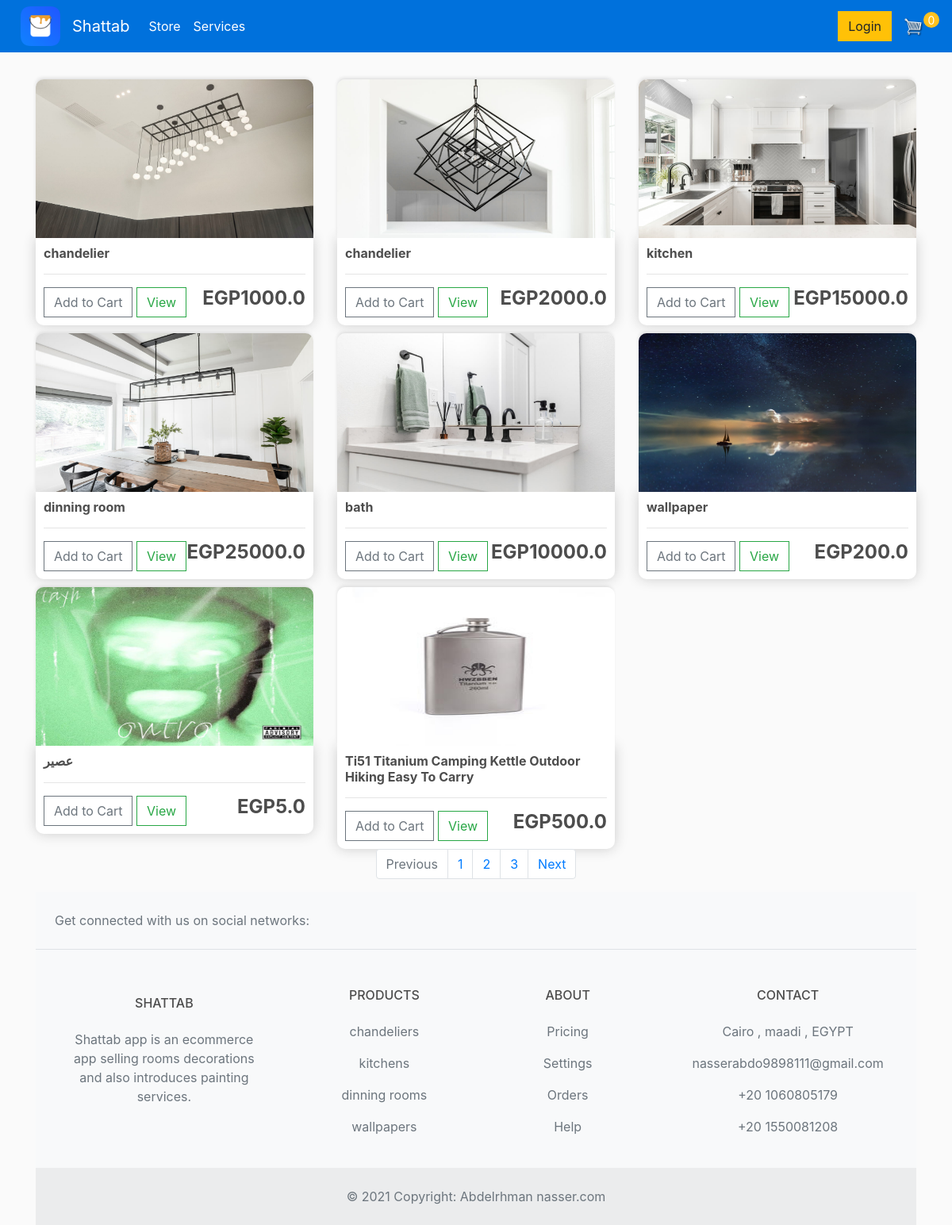
The page / on the database its author committed.
### store/models.py (models this page shows, shortened)
class Product(models.Model):
    name = models.CharField(max_length=200)
    price = models.FloatField()
    digital = models.BooleanField(default=False, null=True, blank=True)
    image = models.ImageField(null=True, blank=True)

### store/views.py (the view)
# urls.py: path('', include('store.urls')),
def store(request):
    data = cartData(request)
    cartItems = data['cartItems']
    order = data['order']
    items = data['items']
    products = Product.objects.all()
    context = {'products': products, 'cartItems': cartItems}
    return render(request, 'store/store.html', context)

### store/utils.py (called while the page is built, shortened)
def cookieCart(request):
	try:
		cart = json.loads(request.COOKIES['cart'])
	except:
		cart = {}
		print('CART:', cart)
	items = []
	order = {'get_cart_total':0, 'get_cart_items':0, 'shipping':False}
	cartItems = order['get_cart_items']
	return {'cartItems':cartItems ,'order':order, 'items':items}

def cartData(request):
	if request.user.is_authenticated:
		customer = request.user.customer
		order, created = Order.objects.get_or_create(customer=customer, complete=False)
		items = order.orderitem_set.all()
		cartItems = order.get_cart_items
	else:
		cookieData = cookieCart(request)
		cartItems = cookieData['cartItems']
		order = cookieData['order']
		items = cookieData['items']
	return {'cartItems':cartItems ,'order':order, 'items':items}

### ShattabApp/Templates/store/store.html (shortened to what this page needs)
{% extends 'store/main.html' %}
{% load static %}
{% block content %}
<main>
<div class="row">
    {% for product in products %}
    <div class="col-lg-4">
        <img class="thumbnail" src="{{product.image.url}}">
        <div class="box-element product">
            <h6><strong>{{product.name}}</strong></h6>
            <hr>
            <button  data-product={{product.id}} data-action="add" class="btn btn-outline-secondary add-btn update-cart">Add to Cart</button>
            <a class="btn btn-outline-success" href="#">View</a>
            <h4 style="display: inline-block; float: right"><strong>EGP{{product.price}}</strong></h4>
        </div>
    </div>
    {%endfor%}
</div>
</main>
<nav aria-label="Page navigation example">
    <ul class="pagination justify-content-center">
        <li class="page-item disabled">
            <a class="page-link" href="#" tabindex="-1" aria-disabled="true">Previous</a>
        </li>
        <li class="page-item"><a class="page-link" href="#">1</a></li>
        <li class="page-item"><a class="page-link" href="#">2</a></li>
        <li class="page-item"><a class="page-link" href="#">3</a></li>
        <li class="page-item">
            <a class="page-link" href="#">Next</a>
        </li>
    </ul>
</nav>
<footer class="text-center text-lg-start bg-light text-muted">
    <section
            class="d-flex justify-content-center justify-content-lg-between p-4 border-bottom"
    >
        <div class="me-5 d-none d-lg-block">
            <span>Get connected with us on social networks:</span>
        </div>
    </section>
    <section class="">
        <div class="container text-center text-md-start mt-5">
            <div class="row mt-3">
                <div class="col-md-3 col-lg-4 col-xl-3 mx-auto mb-4">
                    <h6 class="text-uppercase fw-bold mb-4">
                        SHATTAB
                    </h6>
                    <p>
                        Shattab app is an ecommerce app selling rooms decorations and also introduces painting services.
                    </p>
                </div>
                <div class="col-md-2 col-lg-2 col-xl-2 mx-auto mb-4">
                    <h6 class="text-uppercase fw-bold mb-4">
                        Products
                    </h6>
                    <p>
                        <a href="#!" class="text-reset">chandeliers</a>
                    </p>
                    <p>
                        <a href="#!" class="text-reset">kitchens</a>
                    </p>
                    <p>
                        <a href="#!" class="text-reset">dinning rooms</a>
                    </p>
                    <p>
                        <a href="#!" class="text-reset">wallpapers </a>
                    </p>
                </div>
                <div class="col-md-3 col-lg-2 col-xl-2 mx-auto mb-4">
                    <h6 class="text-uppercase fw-bold mb-4">
                        ABOUT
                    </h6>
                    <p>
                        <a href="#!" class="text-reset">Pricing</a>
                    </p>
                    <p>
                        <a href="#!" class="text-reset">Settings</a>
                    </p>
                    <p>
                        <a href="#!" class="text-reset">Orders</a>
                    </p>
                    <p>
                        <a href="#!" class="text-reset">Help</a>
                    </p>
                </div>
                <div class="col-md-4 col-lg-3 col-xl-3 mx-auto mb-md-0 mb-4">
                    <h6 class="text-uppercase fw-bold mb-4">
                        Contact
                    </h6>
                    <p> Cairo , maadi , EGYPT</p>
                    <p>
                        nasserabdo9898111@gmail.com
                    </p>
                    <p> +20 1060805179</p>
                    <p> +20 1550081208</p>
                </div>
            </div>
        </div>
    </section>
    <div class="text-center p-4" style="background-color: rgba(0, 0, 0, 0.05);">
        © 2021 Copyright:
        <a class="text-reset fw-bold" href="https://mdbootstrap.com/">Abdelrhman nasser.com</a>
    </div>
</footer>
{% endblock content %}

### ShattabApp/Templates/store/main.html (shortened to what this page needs)
<!DOCTYPE html>
{% load static %}
<html>
<head>
    <link rel="stylesheet" href="https://stackpath.bootstrapcdn.com/bootstrap/4.4.1/css/bootstrap.min.css">
    <link rel="stylesheet" type="text/css" href="{% static 'css/main.css' %}">
</head>
<body>
<nav class="navbar navbar-expand-lg navbar-dark bg-dark">
    <div class="form-inline my-2 my-lg-0">
        <a href="{% url 'store' %}">
            <img  id="icon" src="{% static 'images/icon.png' %}">
        </a>
    </div>
    <a class="navbar-brand" href="{% url 'store' %}">Shattab</a>
    <div class="collapse navbar-collapse" id="navbarSupportedContent">
        <ul class="navbar-nav mr-auto">
            <li class="nav-item active">
                <a class="nav-link" href="{% url 'store' %}">Store <span class="sr-only">(current)</span></a>
            </li>
            <li class="nav-item active">
                <a class="nav-link" href="{% url 'services' %}">Services <span class="sr-only">(current)</span></a>
            </li>
        </ul>
        {% if request.user.is_authenticated %}
        <span class="hello-msg">Hello, {{request.user}}</span>
        <span ><a  class="hello-msg" href="{% url 'logout' %}">Logout</a></span>
        {% else %}
        <a href="{% url 'login' %}"class="btn btn-warning"style="visibility: visible;">Login</a>
        {% endif %}
        <div class="form-inline my-2 my-lg-0">
            <a href="{% url 'cart' %}">
                <img  id="cart-icon" src="{% static 'images/cart.png' %}">
            </a>
            <p id="cart-total">{{cartItems}}</p>
        </div>
    </div>
</nav>
<div class="container">
    <br>
    {% block content %}
    {% endblock content %}
</div>
</body>
</html>

### static/css/main.css (style rules this page uses)
body { background-color: hsl(0, 0%, 98%); }
h1,h2,h3,h4,h5,h6 { color:hsl(0, 0%, 30%); }
.box-element { box-shadow:hsl(0, 0%, 80%) 0 0 16px; background-color: #fff; padding: 10px; border-radius: 4px; }
.thumbnail { width: 100%; height: 200px; -webkit-box-shadow: -1px -3px 5px -2px rgba(214,214,214,1); -moz-box-shadow: -1px -3px 5px -2px rgba(214,214,214,1); box-shadow: -1px -3px 5px -2px rgba(214,214,214,1); border-radius: 10px 10px 0 0; }
.product { border-radius: 0 0 10px 10px; }
.bg-dark { background-color: #0071dc !important; }
#icon { width:50px; display: inline-block; margin-left: 10px; margin-right: 15px; }
#cart-icon { width:25px; display: inline-block; margin-left: 15px; }
#cart-total { display: block; text-align: center; color:#fff; background-color: #ffc220; width: 20px; height: 20px; border-radius: 50%; font-size: 14px; }
.col-lg-4, .col-lg-6, .col-lg-8, .col-lg-12 { margin-top: 10px; }
.btn { border-radius: 0; }

### rows shown on the page
Product: image (picture), name "chandelier", price "1000.0"
Product: image (picture), name "chandelier", price "2000.0"
Product: image (picture), name "kitchen", price "15000.0"
Product: image (picture), name "dinning room", price "25000.0"
Product: image (picture), name "bath", price "10000.0"
Product: image (picture), name "wallpaper", price "200.0"
Product: image (picture), name "عصير", price "5.0"
Product: image (picture), name "Ti51 Titanium Camping Kettle Outdoor Hiking Easy To Carry", price "500.0"

### other values the page prints
{{ cartItems }} "0"
